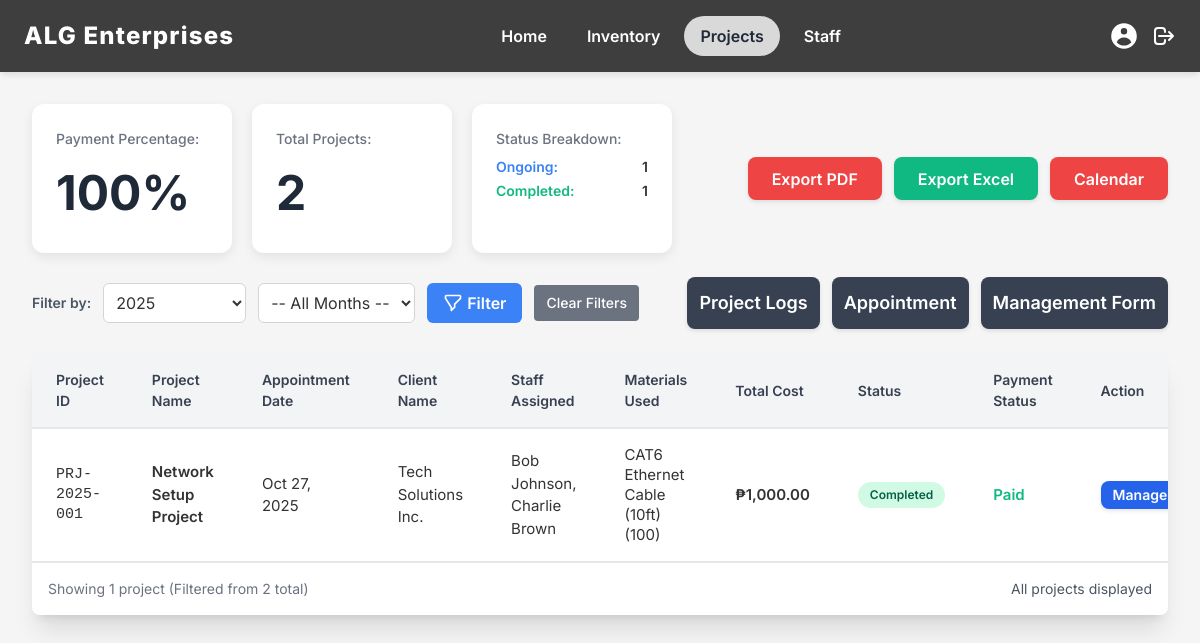
/Website/Admin/projects.php?filter_year=2025-10-27 13:27:36, run on the app's committed database.
### tables this page shows
CREATE TABLE `projects` (
  `Project_id` int(11) NOT NULL,
  `Orders_id` int(11) NOT NULL,
  `Project_Name` varchar(45) DEFAULT NULL,
  `StartDate` date DEFAULT NULL,
  `EndDate` date DEFAULT NULL,
  `Status` enum('Pending','Ongoing','Completed') DEFAULT 'Pending',
  `Notes` text DEFAULT NULL,
  `Total_Cost` decimal(10,2) NOT NULL
);

CREATE TABLE `customers` (
  `Customer_id` int(11) NOT NULL,
  `Name` varchar(50) NOT NULL,
  `Email` varchar(50) DEFAULT NULL,
  `PhoneNumber` varchar(20) DEFAULT NULL,
  `Address` varchar(50) DEFAULT NULL
);

### Website/Admin/projects.php (the view, shortened to what this page needs)
<?php
include "../../db.php";
$current_year = date('Y');
$current_month = date('n');
$selected_year = isset($_GET['filter_year']) && is_numeric($_GET['filter_year']) ? (int)$_GET['filter_year'] : $current_year;
$selected_month = isset($_GET['filter_month']) && is_numeric($_GET['filter_month']) ? (int)$_GET['filter_month'] : $current_month;
$years_sql = "
    SELECT DISTINCT YEAR(COALESCE(SS.ScheduleDate, O.order_date, P.StartDate)) AS project_year
    FROM Projects P
    LEFT JOIN Orders O ON P.Orders_id = O.Orders_id
    LEFT JOIN appointment_sched SS ON P.Project_id = SS.project_id
    WHERE COALESCE(SS.ScheduleDate, O.order_date, P.StartDate) IS NOT NULL
    UNION
    SELECT DISTINCT YEAR(order_date) AS project_year
    FROM Orders
    WHERE order_date IS NOT NULL
    UNION
    SELECT DISTINCT YEAR(StartDate) AS project_year
    FROM Projects
    WHERE StartDate IS NOT NULL
    ORDER BY project_year DESC
";
$years_result = $conn->query($years_sql);
$available_years = [];
if ($years_result && $years_result->num_rows > 0) {
    while ($row = $years_result->fetch_assoc()) {
        $available_years[] = $row['project_year'];
    }
}
$where_clauses = ["1=1"];
$params = [];
$types = '';
if ($selected_year && $selected_year > 0) {
    $where_clauses[] = "(YEAR(COALESCE(SS.ScheduleDate, O.order_date, P.StartDate)) = ?
                        OR YEAR(O.order_date) = ?
                        OR YEAR(P.StartDate) = ?)";
    $params[] = $selected_year;
    $params[] = $selected_year;
    $params[] = $selected_year;
    $types .= 'iii';
}
if ($selected_month && $selected_month > 0) {
    $where_clauses[] = "(MONTH(COALESCE(SS.ScheduleDate, O.order_date, P.StartDate)) = ?
                        OR MONTH(O.order_date) = ?
                        OR MONTH(P.StartDate) = ?)";
    $params[] = $selected_month;
    $params[] = $selected_month;
    $params[] = $selected_month;
    $types .= 'iii';
}
$where_sql = "WHERE " . implode(' AND ', $where_clauses);
$sql = "
SELECT
    P.Project_id,
    P.Project_Name,
    COALESCE(SS.ScheduleDate, O.order_date, P.StartDate) AS AppointmentDate,
    C.Name AS ClientName,
    P.Status,
    P.Total_Cost,
    O.Payment_id,
    O.Orders_id,
    GROUP_CONCAT(DISTINCT S.Name SEPARATOR ', ') AS StaffAssigned
FROM
    Projects P
LEFT JOIN
    Orders O ON P.Orders_id = O.Orders_id
LEFT JOIN
    Customers C ON O.customer_id = C.customer_id
LEFT JOIN
    appointment_sched SS ON P.Project_id = SS.project_id
LEFT JOIN
    ProjectStaff PS ON P.Project_id = PS.Project_id
LEFT JOIN
    Staff S ON PS.Staff_id = S.Staff_id
$where_sql
GROUP BY
    P.Project_id, P.Project_Name, AppointmentDate, C.Name, P.Status, P.Total_Cost, O.Payment_id, O.Orders_id
ORDER BY
    COALESCE(SS.ScheduleDate, O.order_date, P.StartDate) DESC,
    P.Project_id DESC
";
$stmt = $conn->prepare($sql);
if ($stmt) {
    if (!empty($params)) {
        $stmt->bind_param($types, ...$params);
    }
    $stmt->execute();
    $result = $stmt->get_result();
} else {
    $result = $conn->query($sql);
}
$total_projects = 0;
$total_projects_sql = "SELECT COUNT(*) AS total_projects FROM Projects";
$total_result = $conn->query($total_projects_sql);
if ($total_result) {
    $total_projects = $total_result->fetch_assoc()['total_projects'];
}
$paid_projects = 0;
$paid_projects_sql = "
    SELECT COUNT(DISTINCT P.Project_id) AS paid_projects
    FROM Projects P
    JOIN Orders O ON P.Orders_id = O.Orders_id
    WHERE O.Payment_id IS NOT NULL;
";
$paid_projects_result = $conn->query($paid_projects_sql);
if ($paid_projects_result) {
    $paid_projects = $paid_projects_result->fetch_assoc()['paid_projects'];
}
$payment_percentage = ($total_projects > 0) ? round(($paid_projects / $total_projects) * 100) : 0;
$status_counts = [];
$status_counts_sql = "
    SELECT Status, COUNT(*) as count
    FROM Projects
    GROUP BY Status
";
$status_counts_result = $conn->query($status_counts_sql);
if ($status_counts_result && $status_counts_result->num_rows > 0) {
    while ($row = $status_counts_result->fetch_assoc()) {
        $status_counts[$row['Status']] = $row['count'];
    }
}
function getMaterialsUsed($conn, $project_id) {
    $sql = "
        SELECT
            PR.Name,
            OI.quantity
        FROM
            Projects P
        JOIN
            Orders O ON P.Orders_id = O.Orders_id
        JOIN
            orderitems OI ON O.Orders_id = OI.Orders_id
        JOIN
            Product PR ON OI.product_id = PR.Product_id
        WHERE
            P.Project_id = ?
            AND OI.product_id IS NOT NULL
    ";
    $stmt = $conn->prepare($sql);
    $stmt->bind_param("i", $project_id);
    $stmt->execute();
    $res = $stmt->get_result();
    $list = [];
    while ($row = $res->fetch_assoc()) {
        $list[] = htmlspecialchars($row['Name']) . ' (' . $row['quantity'] . ')';
    }
    return empty($list) ? 'No materials' : implode(', ', $list);
}
function formatProjectId($project_id, $schedule_date) {
    $project_year = date('Y', strtotime($schedule_date ?? date('Y-m-d')));
    return "PRJ-" . $project_year . "-" . str_pad($project_id, 3, '0', STR_PAD_LEFT);
}
$filtered_count = 0;
if ($result) {
    $filtered_count = $result->num_rows;
}
?>
<!DOCTYPE html>
<html>
<head>
<script src="https://cdn.tailwindcss.com"></script>
</head>
<body>
<header class="header">
    <div class="flex items-center">
        <div class="header-logo">ALG Enterprises</div>
    </div>
    <nav class="flex space-x-2">
        <a href="home.php" class="nav-link">Home</a>
        <a href="products.php" class="nav-link">Inventory</a>
        <a href="projects.php" class="nav-link active">Projects</a>
        <a href="staff.php" class="nav-link">Staff</a>
    </nav>
    <div class="flex items-center space-x-3">
        <svg xmlns="http://www.w3.org/2000/svg" class="h-6 w-6 text-white cursor-pointer" fill="none" viewBox="0 0 24 24" stroke="currentColor" stroke-width="2">
            <path stroke-linecap="round" stroke-linejoin="round" d="M17 16l4-4m0 0l-4-4m4 4H7m6 4v1a3 3 0 01-3 3H6a3 3 0 01-3-3V7a3 3 0 013-3h4a3 3 0 013 3v1" />
        </svg>
    </div>
</header>
<div class="content-area">
    <div class="flex flex-col lg:flex-row justify-between items-center mb-6 space-y-4 lg:space-y-0">
        <div class="flex metric-cards-row gap-5">
            <div class="metric-card">
                <div class="metric-label">Payment Percentage:</div>
                <div class="metric-value"><?php echo $payment_percentage; ?>%</div>
            </div>
            <div class="metric-card">
                <div class="metric-label">Total Projects:</div>
                <div class="metric-value"><?php echo $total_projects; ?></div>
            </div>
            <div class="metric-card">
                <div class="metric-label">Status Breakdown:</div>
                <div class="text-sm">
                    <?php if (!empty($status_counts)): ?>
                        <?php foreach ($status_counts as $status => $count): ?>
                            <div class="flex justify-between mb-1">
                                <span class="status-<?php echo strtolower($status); ?>"><?php echo htmlspecialchars($status); ?>:</span>
                                <span class="font-semibold"><?php echo $count; ?></span>
                            </div>
                        <?php endforeach; ?>
                    <?php else: ?>
                        <div class="text-gray-500">No status data available</div>
                    <?php endif; ?>
                </div>
            </div>
        </div>
        <div class="flex actions-row gap-3">
            <button class="action-button btn-pdf">Export PDF</button>
            <button class="action-button btn-excel">Export Excel</button>
            <button class="action-button btn-pdf" onclick="window.location.href='project_calendar.php'">Calendar</button>
        </div>
    </div>
    <div class="flex flex-col lg:flex-row justify-between items-center mb-6 space-y-4 lg:space-y-0">
        <form method="GET" action="projects.php" class="flex items-center space-x-3 w-full lg:w-auto flex-wrap">
            <label class="text-gray-600 font-semibold text-sm">Filter by:</label>
            <?php if (!empty($available_years)): ?>
            <select name="filter_year" class="p-2 border border-gray-300 rounded-md bg-white">
                <?php foreach ($available_years as $year): ?>
                    <option value="<?= $year ?>" <?= ($year === $selected_year) ? 'selected' : '' ?>>
                        <?= $year ?>
                    </option>
                <?php endforeach; ?>
            </select>
            <?php endif; ?>
            <select name="filter_month" class="p-2 border border-gray-300 rounded-md bg-white">
                <option value="">-- All Months --</option>
            </select>
            <button type="submit" class="btn-filter">
                <svg xmlns="http://www.w3.org/2000/svg" class="h-5 w-5 mr-1" fill="none" viewBox="0 0 24 24" stroke="currentColor" stroke-width="2">
                    <path stroke-linecap="round" stroke-linejoin="round" d="M3 4a1 1 0 011-1h16a1 1 0 011 1v2a1 1 0 01-.293.707L14 13.414V17l-4 4v-3.586L3.293 6.707A1 1 0 013 6V4z" />
                </svg>
                Filter
            </button>
            <?php if (isset($_GET['filter_year']) || isset($_GET['filter_month'])): ?>
                <a href="projects.php" class="bg-gray-500 text-white px-3 py-2 rounded hover:bg-gray-600 text-sm font-medium transition duration-200">
                    Clear Filters
                </a>
            <?php endif; ?>
        </form>
        <div class="flex flex-col lg:flex-row space-y-4 lg:space-y-0 lg:space-x-3 w-full lg:w-auto">
            <button onclick="window.location.href='Project_Logs.php'" class="action-button bg-gray-700 text-white hover:bg-gray-800 flex-1 lg:flex-none w-full lg:w-auto text-lg p-3">Project Logs</button>
            <button onclick="window.location.href='appointing.php'" class="action-button bg-gray-700 text-white hover:bg-gray-800 flex-1 lg:flex-none w-full lg:w-auto text-lg p-3">Appointment</button>
            <button onclick="window.location.href='management_form.php'" class="action-button bg-gray-700 text-white hover:bg-gray-800 flex-1 lg:flex-none w-full lg:w-auto text-lg p-3">Management Form</button>
        </div>
    </div>
    <div class="table-container shadow-xl rounded-lg overflow-hidden">
        <div class="overflow-x-auto">
        <?php if ($result && $result->num_rows > 0): ?>
            <table class="projects-table">
                <thead>
                    <tr>
                        <th>Project ID</th>
                        <th>Project Name</th>
                        <th>Appointment Date</th>
                        <th>Client Name</th>
                        <th>Staff Assigned</th>
                        <th>Materials Used</th>
                        <th>Total Cost</th>
                        <th>Status</th>
                        <th>Payment Status</th>
                        <th>Action</th>
                    </tr>
                </thead>
                <tbody>
                <?php while($row = $result->fetch_assoc()):
                    $project_code = formatProjectId($row['Project_id'], $row['AppointmentDate']);
                    $appt_date = $row['AppointmentDate'] ? date('M j, Y', strtotime($row['AppointmentDate'])) : 'Not Scheduled';
                    $materials = getMaterialsUsed($conn, $row['Project_id']);
                    $total_cost = "₱" . number_format($row['Total_Cost'], 2);
                    $status = $row['Status'];
                    $status_badge_class = "status-badge-" . strtolower($status);
                    $paid = ($row['Payment_id'] != NULL);
                ?>
                    <tr>
                        <td class="font-mono text-sm"><?= htmlspecialchars($project_code) ?></td>
                        <td class="font-semibold"><?= htmlspecialchars($row['Project_Name'] ?? 'Unnamed Project') ?></td>
                        <td><?= htmlspecialchars($appt_date) ?></td>
                        <td><?= htmlspecialchars($row['ClientName'] ?? 'N/A') ?></td>
                        <td><?= htmlspecialchars($row['StaffAssigned'] ?? 'Unassigned') ?></td>
                        <td class="text-sm"><?= $materials ?></td>
                        <td class="font-semibold"><?= htmlspecialchars($total_cost) ?></td>
                        <td>
                            <span class="status-badge <?= $status_badge_class ?>">
                                <?= htmlspecialchars($status) ?>
                            </span>
                        </td>
                        <td class="<?= $paid ? 'payment-paid' : 'payment-pending' ?>">
                            <?= $paid ? 'Paid' : 'Pending' ?>
                        </td>
                        <td>
                            <a href="management_form.php?id=<?= $row['Project_id'] ?>" class="action-button bg-blue-600 text-white hover:bg-blue-700 text-sm px-3 py-1">
                                Manage
                            </a>
                        </td>
                    </tr>
                <?php endwhile; ?>
                </tbody>
            </table>
            <div class="p-4 flex justify-between items-center text-sm text-gray-500 bg-white border-t">
                <span>
                    Showing <?php echo $filtered_count; ?> project<?php echo $filtered_count !== 1 ? 's' : ''; ?>
                    <?php if (isset($_GET['filter_year']) || isset($_GET['filter_month'])): ?>
                        (Filtered from <?php echo $total_projects; ?> total)
                    <?php endif; ?>
                </span>
                <div class="text-sm text-gray-600">
                    All projects displayed
                </div>
            </div>
        <?php endif; ?>
        </div>
    </div>
</div>
</body>
</html>

### data on the page
projects: project_code "PRJ-2025-001", Project_Name "Network Setup Project", appt_date "Oct 27, 2025", customers.Name "Tech Solutions Inc.", StaffAssigned "Bob Johnson, Charlie Brown", materials "CAT6 Ethernet Cable (10ft) (100)", Total_Cost "₱1,000.00", Status "Completed"

### other printed values
$payment_percentage "100"
$total_projects "2"
$status "Ongoing"
$count "1"
$status "Completed"
$filtered_count "1"
form field filter_year "2025"
